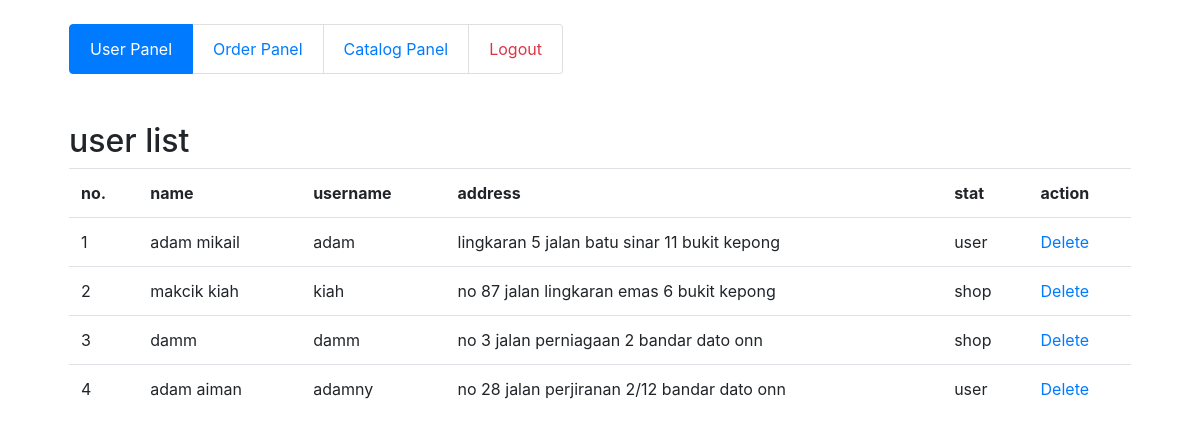
The app's page /admin/pnl_user.php with its own data.
### tables this page shows
CREATE TABLE `fds_usrdt` (
  `usrdt_id` int(11) NOT NULL,
  `usrdt_nme` varchar(50) DEFAULT NULL,
  `usrdt_usr` varchar(15) DEFAULT NULL,
  `usrdt_pwd` varchar(80) DEFAULT NULL,
  `usrdt_adrs` varchar(100) DEFAULT NULL,
  `usrdt_stat` varchar(10) DEFAULT NULL,
  `usrdt_log` varchar(20) DEFAULT NULL
);

### db.php (called while the page is built, shortened)
<?php
function encryptIt( $q ) {
	$key = 'HqE0luoquf';
	return base64_encode(base64_encode($key.$q));
}
?>

### admin/pnl_user.php (the view, shortened to what this page needs)
<?php
include ('../db.php');
?>
<!DOCTYPE html>
<html>
<head>
	<link rel="stylesheet" href="../bootstrap/css/all.min.css">
	<link rel="stylesheet" href="../bootstrap/css/bootstrap.min.css">
</head>
<body>
	<div class="container">
		<div class="row p-4">
			<div class="col">
				<ul class="list-group list-group-horizontal">
					<li class="list-group-item active"><a href="#" class=" text-white">User Panel</a></li>
					<li class="list-group-item "><a href="pnl_order">Order Panel</a></li>
					<li class="list-group-item "><a href="pnl_catalog">Catalog Panel</a></li>
					<li class="list-group-item"><a href="../action?act=lgout" class="text-danger">Logout</a></li>
				</ul>
			</div>
		</div>
		<div class="row p-4">
			<div class="col">
				<h2>user list</h2>
				<table class="table">
					<tr>
						<th>no.</th>
						<th>name</th>
						<th>username</th>
						<th>address</th>
						<th>stat</th>
						<th>action</th>
					</tr>
					<?php
					$query = "SELECT * from fds_usrdt WHERE usrdt_stat!='admin'";
					$result = mysqli_query($conn, $query);
					$count = 1;
					if (mysqli_num_rows($result) > 0) {
						while($row = mysqli_fetch_assoc($result)){
							echo '<tr>';
							echo '<td>' . $count++ . '</td>';
							echo '<td>' . $row['usrdt_nme'] . '</td>';
							echo '<td>' . $row['usrdt_usr'] . '</td>';
							echo '<td>' . $row['usrdt_adrs'] . '</td>';
							echo '<td>' . $row['usrdt_stat'] . '</td>';
							echo '<td><a href="pnl_user?act=delusr&id=' . encryptIt($row['usrdt_id']) . '" onclick="return confirm()">Delete</a></td>';
							echo '</tr>';
						}
					}
					?>
				</table>
			</div>
		</div>
	</div>
</body>
</html>

### records on screen
fds_usrdt: usrdt_nme "adam mikail", usrdt_usr "adam", usrdt_adrs "lingkaran 5 jalan batu sinar 11 bukit kepong", usrdt_stat "user"
fds_usrdt: usrdt_nme "makcik kiah", usrdt_usr "kiah", usrdt_adrs "no 87 jalan lingkaran emas 6 bukit kepong", usrdt_stat "shop"
fds_usrdt: usrdt_nme "damm", usrdt_usr "damm", usrdt_adrs "no 3 jalan perniagaan 2 bandar dato onn", usrdt_stat "shop"
fds_usrdt: usrdt_nme "adam aiman", usrdt_usr "adamny", usrdt_adrs "no 28 jalan perjiranan 2/12 bandar dato onn", usrdt_stat "user"
